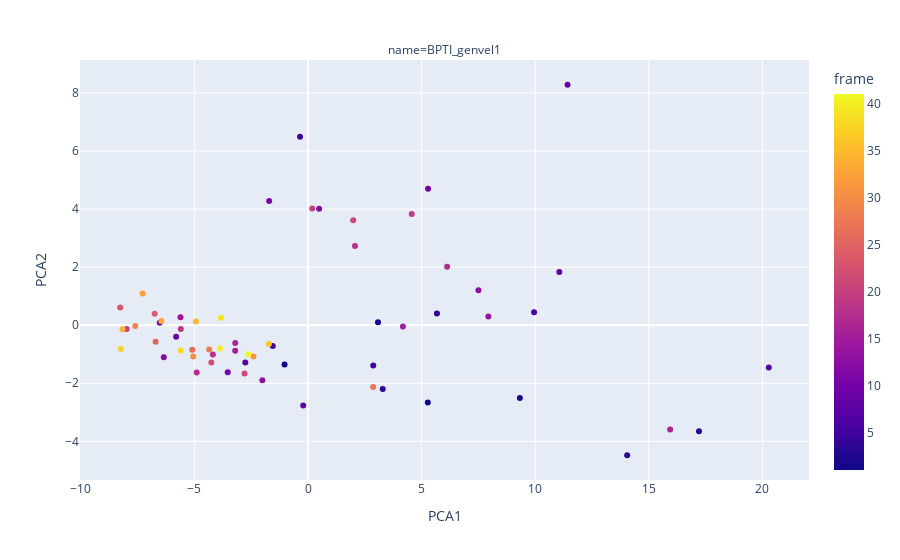

Notebook cell for this chart:
### Code cell
#plot PCA colour by frame and name

fig = px.scatter(test_df, x="PCA1", y="PCA2", color="frame", facet_col="name", facet_col_wrap=2)

fig.show()

### Figure 1 — Plotly figure (JSON) as saved in the notebook; plotly's stock layout.template omitted (floating-point values rounded to 4 significant figures)
{"data": [{"hovertemplate": "name=BPTI_genvel1<br>PCA1=%{x}<br>PCA2=%{y}<br>frame=%{marker.color}<extra></extra>", "legendgroup": "", "marker": {"color": [1, 2, 3, 4, 5, 6, 7, 8, 9, 10, 11, 12, 13, 14, 15, 16, 17, 18, 19, 20, 21, 22, 23, 24, 25, 26, 27, 28, 29, 30, 31, 32, 33, 34, 35, 36, 37, 38, 39, 40, 41, 1, 2, 3, 4, 5, 6, 7, 8, 9, 10, 11, 12, 13, 14, 15, 16, 17, 18, 19, 20, 21], "coloraxis": "coloraxis", "symbol": "circle"}, "mode": "markers", "name": "", "orientation": "v", "showlegend": false, "type": "scatter", "x": [-1.032, 9.326, 14.05, 3.288, 2.87, -1.552, -2.761, -0.2128, -5.806, -3.535, -6.527, -6.348, -2.011, -5.614, -3.208, -3.204, -4.902, -4.189, -5.6, -7.985, -2.795, -4.256, -8.269, -6.752, -6.709, -5.097, 2.866, -4.354, -7.605, -5.053, -2.401, -7.279, -6.457, -8.165, -4.939, -1.724, -8.232, -5.61, -3.836, -3.885, -2.639, 5.271, 3.078, 17.21, 5.674, -0.3531, 9.951, 20.28, 11.06, 11.42, 5.283, -1.711, 0.487, 7.501, 7.939, 4.178, 15.94, 6.122, 2.068, 4.566, 0.1829, 1.989], "xaxis": "x", "y": [-1.349, -2.51, -4.479, -2.195, -1.384, -0.7196, -1.284, -2.763, -0.3988, -1.623, 0.08284, -1.105, -1.893, 0.2763, -0.8751, -0.6081, -1.628, -1.007, -0.126, -0.1282, -1.66, -1.287, 0.6087, 0.3983, -0.5678, -0.8448, -2.129, -0.8366, -0.02295, -1.073, -1.076, 1.092, 0.1461, -0.1386, 0.1242, -0.6497, -0.8204, -0.8736, 0.2597, -0.8021, -1.0, -2.66, 0.1045, -3.656, 0.4036, 6.493, 0.444, -1.459, 1.833, 8.283, 4.7, 4.28, 4.01, 1.205, 0.304, -0.04332, -3.589, 2.016, 2.732, 3.827, 4.024, 3.619], "yaxis": "y"}], "layout": {"annotations": [{"font": {}, "showarrow": false, "text": "name=BPTI_genvel1", "x": 0.5, "xanchor": "center", "xref": "paper", "y": 1, "yanchor": "bottom", "yref": "paper"}], "coloraxis": {"colorbar": {"title": {"text": "frame"}}, "colorscale": [[0, "#0d0887"], [0.1111, "#46039f"], [0.2222, "#7201a8"], [0.3333, "#9c179e"], [0.4444, "#bd3786"], [0.5556, "#d8576b"], [0.6667, "#ed7953"], [0.7778, "#fb9f3a"], [0.8889, "#fdca26"], [1, "#f0f921"]]}, "legend": {"tracegroupgap": 0}, "margin": {"t": 60}, "xaxis": {"anchor": "y", "domain": [0, 1], "title": {"text": "PCA1"}}, "yaxis": {"anchor": "x", "domain": [0, 1], "title": {"text": "PCA2"}}}}
